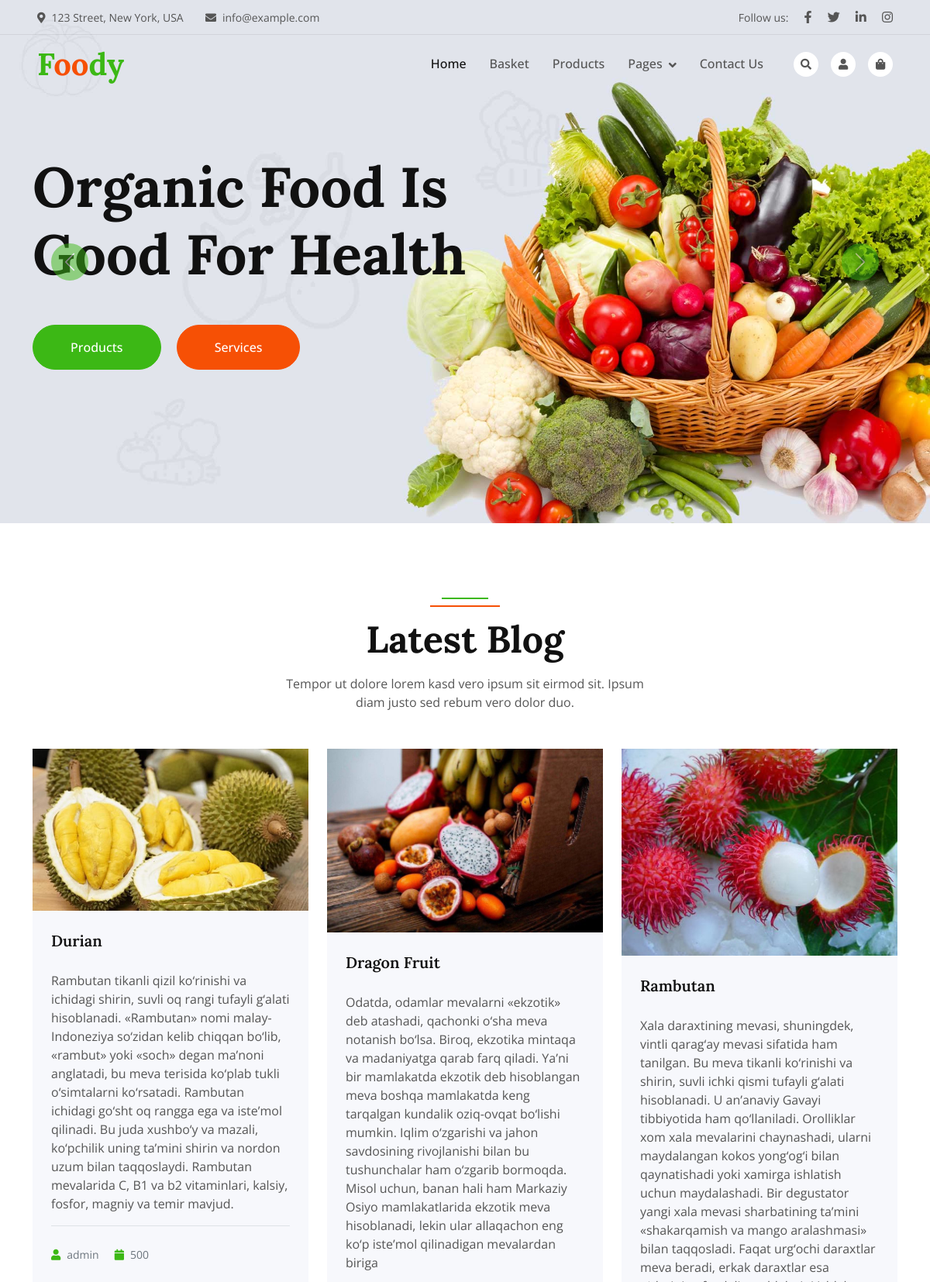
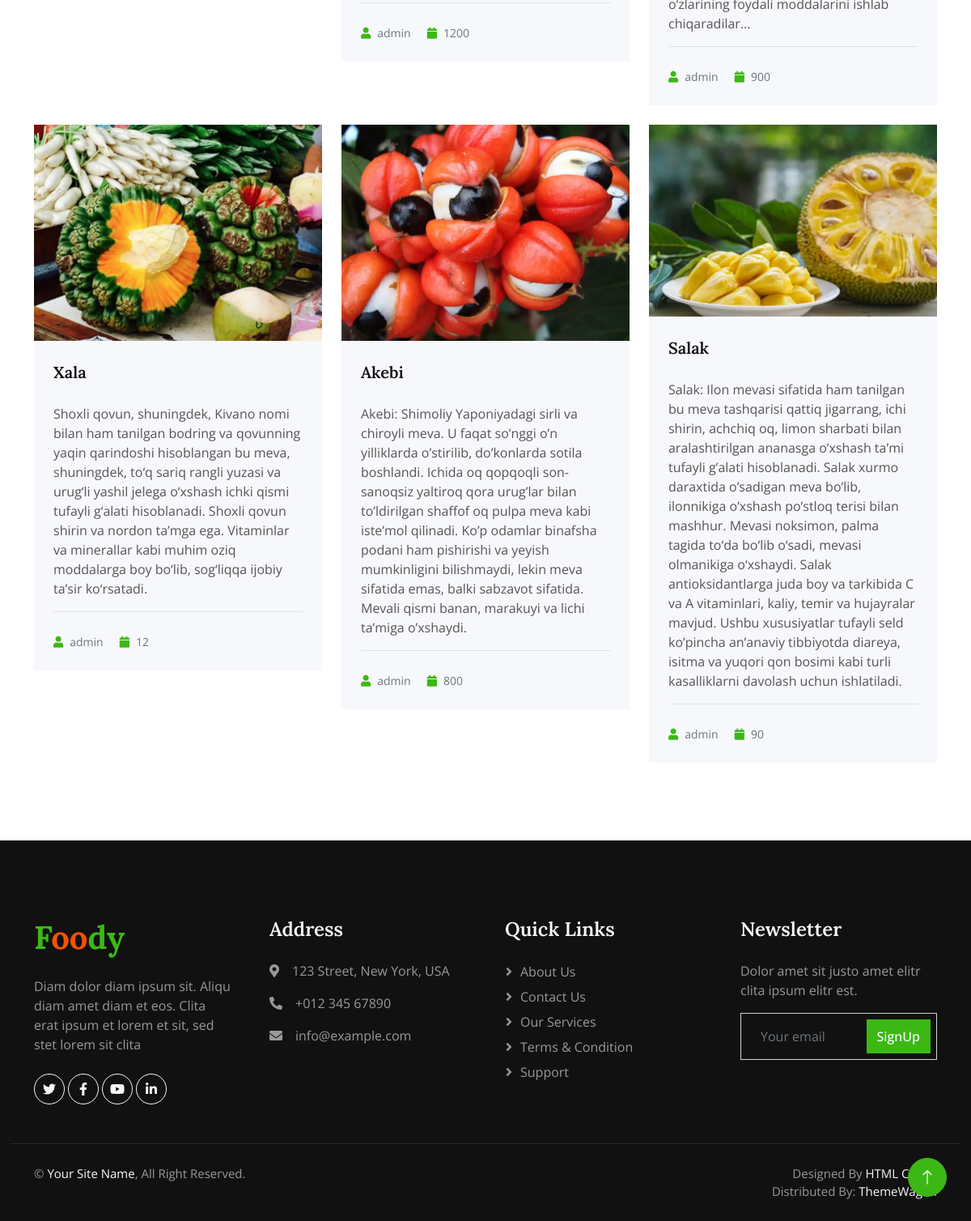
The page /new/ on the database its author committed (2 pictures, top to bottom).
### app/models.py (models this page shows, shortened)
class News(models.Model):
    title = models.CharField(max_length=200)
    image = models.ImageField(upload_to='products/', verbose_name="Rasmi")
    description = models.TextField()
    view = models.IntegerField(default=0)
    author = models.ForeignKey(User, on_delete=models.CASCADE)

### app/views.py (the view)
# urls.py: path('new/', all_news, name='news'),
def all_news(request):
    news = News.objects.all
    context = {
        'news':news
    }
    return render(request,'app/news.html', context)

### app/templates/app/news.html (shortened to what this page needs)
{% extends 'base.html' %}
{% block main %}
<div class="container-xxl py-5">
    <div class="container">
        <div class="section-header text-center mx-auto mb-5 wow fadeInUp" data-wow-delay="0.1s"
             style="max-width: 500px;">
            <h1 class="display-5 mb-3">Latest Blog</h1>
            <p>Tempor ut dolore lorem kasd vero ipsum sit eirmod sit. Ipsum diam justo sed rebum vero dolor duo.</p>
        </div>
        <div class="row g-4">
            {% for new in news %}
            <div class="col-lg-4 col-md-6 wow fadeInUp" data-wow-delay="0.1s">
                <img class="img-fluid" src="{{ new.image.url }}" alt="">
                <div class="bg-light p-4">
                    <a class="d-block h5 lh-base mb-4" href="">{{ new.title }}</a>
                    <p>{{ new.description }}</p>
                    <div class="text-muted border-top pt-4">
                        <small class="me-3"><i class="fa fa-user text-primary me-2"></i>{{ new.author }}</small>
                        <small class="me-3"><i class="fa fa-calendar text-primary me-2"></i>{{ new.view }}</small>
                    </div>
                </div>
            </div>
            {% endfor %}
        </div>
    </div>
</div>
{% endblock main %}

### static/css/style.css (style rules this page uses)
:root { --primary: #3CB815; --secondary: #F65005; --light: #F7F8FC; --dark: #111111; }
.section-header { position: relative; padding-top: 25px; }
.section-header::before { position: absolute; content: ""; width: 60px; height: 2px; top: 0; left: 50%; transform: translateX(-50%); background: var(--primary); }
.section-header::after { position: absolute; content: ""; width: 90px; height: 2px; top: 10px; left: 50%; transform: translateX(-50%); background: var(--secondary); }

### rows shown on the page
News: image (picture), title "Durian", description "Rambutan tikanli qizil ko‘rinishi va ichidagi shirin, suvli oq rangi tufayli g‘alati hisoblanadi. «Rambutan» nomi malay-Indoneziya so‘zidan kelib chiqqan bo‘lib, «rambut» yoki «soch» degan ma’noni anglatadi, bu meva terisida ko‘plab tukli o‘simtalarni ko‘rsatadi. Rambutan ichidagi go‘sht oq rangga ega va iste’mol qilinadi. Bu juda xushbo‘y va mazali, ko‘pchilik uning ta’mini shirin va nordon uzum bilan taqqoslaydi. Rambutan mevalarida C, B1 va b2 vitaminlari, kalsiy, fosfor, magniy va temir mavjud.", author "admin", view "500"
News: image (picture), title "Dragon Fruit", description "Odatda, odamlar mevalarni «ekzotik» deb atashadi, qachonki o‘sha meva notanish bo‘lsa. Biroq, ekzotika mintaqa va madaniyatga qarab farq qiladi. Ya’ni bir mamlakatda ekzotik deb hisoblangan meva boshqa mamlakatda keng tarqalgan kundalik oziq-ovqat bo‘lishi mumkin. Iqlim o‘zgarishi va jahon savdosining rivojlanishi bilan bu tushunchalar ham o‘zgarib bormoqda. Misol uchun, banan hali ham Markaziy Osiyo mamlakatlarida ekzotik meva hisoblanadi, lekin ular allaqachon eng ko‘p iste’mol qilinadigan mevalardan biriga", author "admin", view "1200"
News: image (picture), title "Rambutan", description "Xala daraxtining mevasi, shuningdek, vintli qarag‘ay mevasi sifatida ham tanilgan. Bu meva tikanli ko‘rinishi va shirin, suvli ichki qismi tufayli g‘alati hisoblanadi. U an’anaviy Gavayi tibbiyotida ham qo‘llaniladi. Orolliklar xom xala mevalarini chaynashadi, ularni maydalangan kokos yong‘og‘i bilan qaynatishadi yoki xamirga ishlatish uchun maydalashadi. Bir degustator yangi xala mevasi sharbatining ta’mini «shakarqamish va mango aralashmasi» bilan taqqosladi. Faqat urg‘ochi daraxtlar meva beradi, erkak daraxtlar esa o‘zlarining foydali moddalarini ishlab chiqaradilar…", author "admin", view "900"
News: image (picture), title "Xala", description "Shoxli qovun, shuningdek, Kivano nomi bilan ham tanilgan bodring va qovunning yaqin qarindoshi hisoblangan bu meva, shuningdek, to‘q sariq rangli yuzasi va urug‘li yashil jelega o‘xshash ichki qismi tufayli g‘alati hisoblanadi. Shoxli qovun shirin va nordon ta’mga ega. Vitaminlar va minerallar kabi muhim oziq moddalarga boy bo‘lib, sog‘liqqa ijobiy ta’sir ko‘rsatadi.", author "admin", view "12"
News: image (picture), title "Akebi", description "Akebi: Shimoliy Yaponiyadagi sirli va chiroyli meva. U faqat so’nggi o’n yilliklarda o’stirilib, do’konlarda sotila boshlandi. Ichida oq qopqoqli son-sanoqsiz yaltiroq qora urug’lar bilan to’ldirilgan shaffof oq pulpa meva kabi iste’mol qilinadi. Ko’p odamlar binafsha podani ham pishirishi va yeyish mumkinligini bilishmaydi, lekin meva sifatida emas, balki sabzavot sifatida. Mevali qismi banan, marakuyi va lichi ta’miga o’xshaydi.", author "admin", view "800"
News: image (picture), title "Salak", description "Salak: Ilon mevasi sifatida ham tanilgan bu meva tashqarisi qattiq jigarrang, ichi shirin, achchiq oq, limon sharbati bilan aralashtirilgan ananasga o’xshash ta’mi tufayli g’alati hisoblanadi. Salak xurmo daraxtida o’sadigan meva bo’lib, ilonnikiga o’xshash po’stloq terisi bilan mashhur. Mevasi noksimon, palma tagida to‘da bo‘lib o‘sadi, mevasi olmanikiga o‘xshaydi. Salak antioksidantlarga juda boy va tarkibida C va A vitaminlari, kaliy, temir va hujayralar mavjud. Ushbu xususiyatlar tufayli seld ko’pincha an’anaviy tibbiyotda diareya, isitma va yuqori qon bosimi kabi turli kasalliklarni davolash uchun ishlatiladi.", author "admin", view "90"
